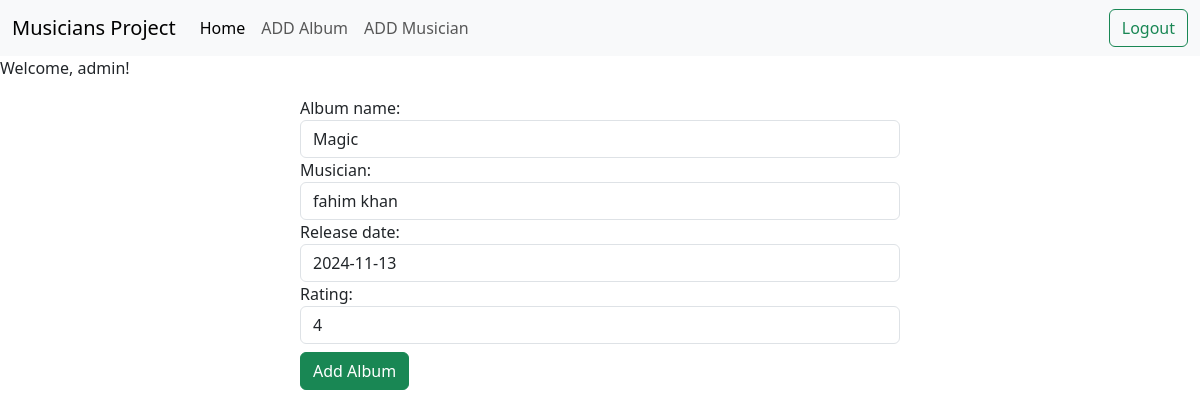
The page /album/edit/3/ (signed in) on the database its author committed.
### Album/models.py (models this page shows, shortened)
class AlbumModel(models.Model):
    album_name = models.CharField(max_length=100)
    musician = models.ForeignKey(MusicianModel, on_delete=models.CASCADE, related_name='albums')
    release_date = models.DateField()
    RATING_CHOICES  = [
        (1, '1'),
        (2, '2'),
        (3, '3'),
        (4, '4'),
        (5, '5'),
    ]
    rating = models.PositiveIntegerField(choices=RATING_CHOICES)

### Album/views.py (the view)
# urls.py: path('edit/<int:id>/', views.EditViews.as_view(), name='edit_album'),
@method_decorator(login_required, name='dispatch')
class EditViews(UpdateView):
    model = AlbumModel
    form_class = AlbumForm
    template_name = 'album/albumform.html'
    pk_url_kwarg = 'id'
    success_url = reverse_lazy('homepage')

### Album/forms.py
class AlbumForm(forms.ModelForm):
    class Meta:
        model = AlbumModel
        fields = '__all__'
    def __init__(self, *args, **kwargs):
        super(AlbumForm, self).__init__(*args, **kwargs)
        for field in self.fields:
            self.fields[field].widget.attrs['class'] = 'form-control'

### musician/models.py (called while the page is built)
    def __str__(self):
        return f'{self.first_name} {self.last_name}'

### Album/templates/album/albumform.html (shortened to what this page needs)
{% extends "base.html" %}
{% block content %}
<form method="post" style="width: 50%; margin: auto;">
    {{form}}
    <button class="btn btn-success mt-2">Add Album</button>
</form>
{% endblock content %}

### templates/base.html (shortened to what this page needs)
<!doctype html>
<html lang="en">
  <head>
    <link href="https://cdn.jsdelivr.net/npm/bootstrap@5.3.3/dist/css/bootstrap.min.css" rel="stylesheet">
  </head>
  <body>
    <nav class="navbar navbar-expand-lg bg-body-tertiary">
  <div class="container-fluid">
    <a class="navbar-brand" href="#">Musicians Project</a>
    <div class="collapse navbar-collapse" id="navbarSupportedContent">
      <ul class="navbar-nav me-auto mb-2 mb-lg-0">
        <li class="nav-item">
          <a class="nav-link active" aria-current="page" href="{% url 'homepage' %}">Home</a>
        </li>
        {% if request.user.is_authenticated %}
        <li class="nav-item">
          <a class="nav-link" href="{% url "album_list" %}">ADD Album</a>
        </li>
       <li class="nav-item">
          <a class="nav-link" href="{% url "musician_list" %}">ADD Musician</a>
        </li>
        {% endif %}
      </ul>
      <div class="d-flex" role="search">
        {% if request.user.is_authenticated %}
        <a href="{%url 'logout_page' %}" class="btn btn-outline-success" type="submit">Logout</a>
        {% else %}
        <a href="{% url 'register_page' %}" class="btn btn-outline-info mx-3" type="submit">Register</a>
        <a href="{% url 'login_page' %}" class="btn btn-outline-success" type="submit">Login</a>
        {% endif %}
      </div>
    </div>
  </div>
</nav>
{% if request.user.is_authenticated %}
    <p>Welcome, {{ request.user.username }}!</p>
{% else %}
    <p>Please log in to access this content.</p>
{% endif %}
    {% block content %}
    {% endblock content %}
  </body>
</html>

### rows shown on the page
AlbumModel: album_name "Magic", musician "fahim khan", release_date "2024-11-13", rating "4"

### other values the page prints
{{ request.user.username }} "admin"
